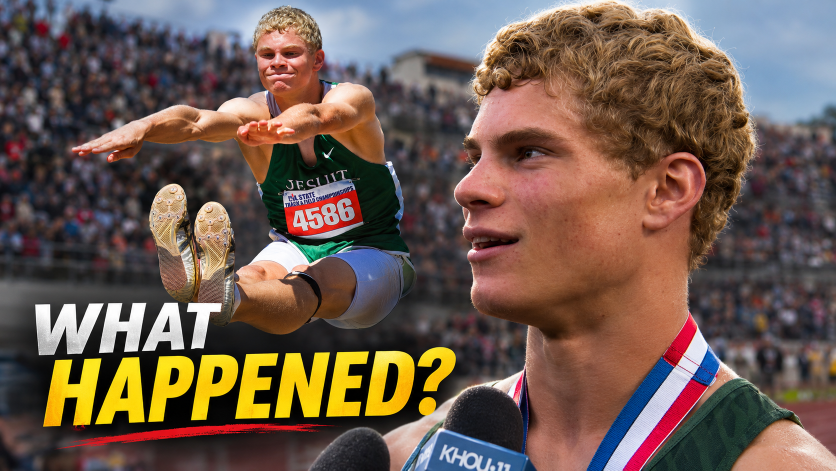
#> input picture examples/thumbnails/user_boling_what_happened.png, 1672 x 941 px (shown at 1/2 size)
$ python -i gfx.py   (imports and definitions only)
#> lines starting #> are read from the running program, lines starting #| are printed output that depends on the picture
#> further down, picture is the input picture: PIL image 1672x941 RGB; mean R, G, B 110.4, 90.5, 79.4
"""On-screen graphics renderer (transparent 1920x1080 PNGs)."""
from PIL import Image, ImageDraw, ImageFont, ImageFilter
W, H = 1920, 1080
ORANGE = (255, 122, 26, 255)
WHITE = (255, 255, 255, 255)
DARK = (14, 14, 16, 215)
FD = "/usr/share/fonts/opentype/inter/"
# [5 lines left out: function font, not called in this run]

def _shadow(img, radius=14, alpha=150):
#> called with radius = 14, alpha = 150
    a = img.split()[-1].filter(ImageFilter.GaussianBlur(radius))
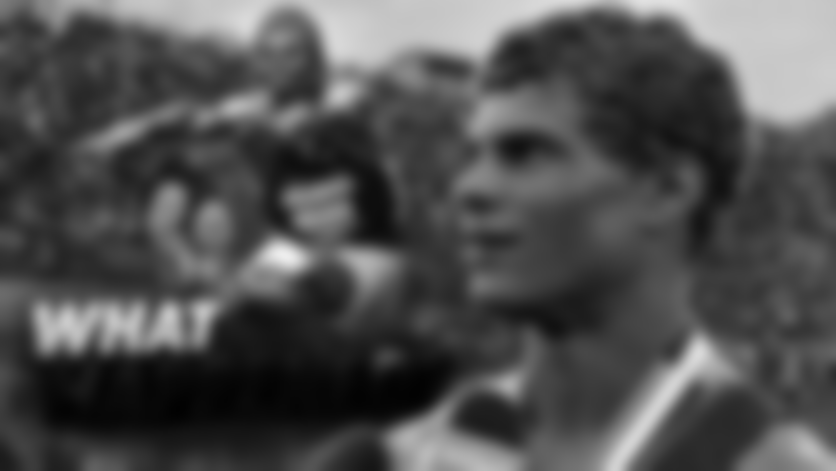
#> a: PIL image 1672x941 L (shown at 1/2 size); min 1, max 238, mean 79.4
    sh = Image.new("RGBA", img.size, (0, 0, 0, 0)); sh.putalpha(a.point(lambda v: min(alpha, v)))
#> after `sh = Image.new('RGBA', img.size, (0, 0, 0, 0))`: sh: PIL image 1672x941 RGBA; every value is 0
#> after `sh.putalpha(a.point(lambda v: min(alpha, v)))`:
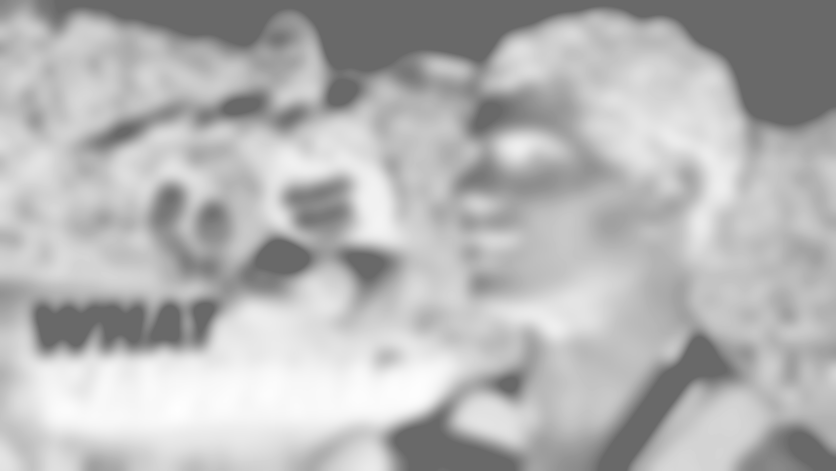
#> sh: PIL image 1672x941 RGBA (shown at 1/2 size); mean R, G, B, A 0, 0, 0, 74.6; transparent parts drawn white
    out = Image.new("RGBA", img.size, (0, 0, 0, 0)); out.alpha_composite(sh, (0, 6)); out.alpha_composite(img)
    return out

# [49 lines left out: functions lower_third, keyword, title_card, caption_tag, not called in this run]

>>> from PIL import Image
>>> picture = Image.open('../examples/thumbnails/user_boling_what_happened.png')
#> (the run stopped early here; a loop or call above may not have finished)
